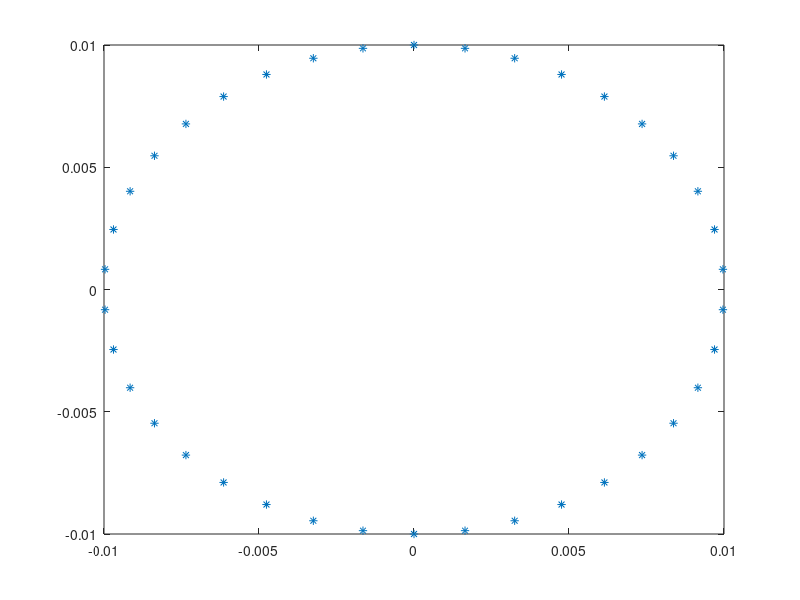

The MATLAB script that drew this image:
infile=fopen('load.txt','r');
content=fgets(infile);
i=0;
while ~feof(infile)
    content=fgets(infile);
    i=i+1;
    temp=str2num(content);
    a(i,:)=temp(1,3:4);
end
plot(a(:,1),a(:,2),'*')